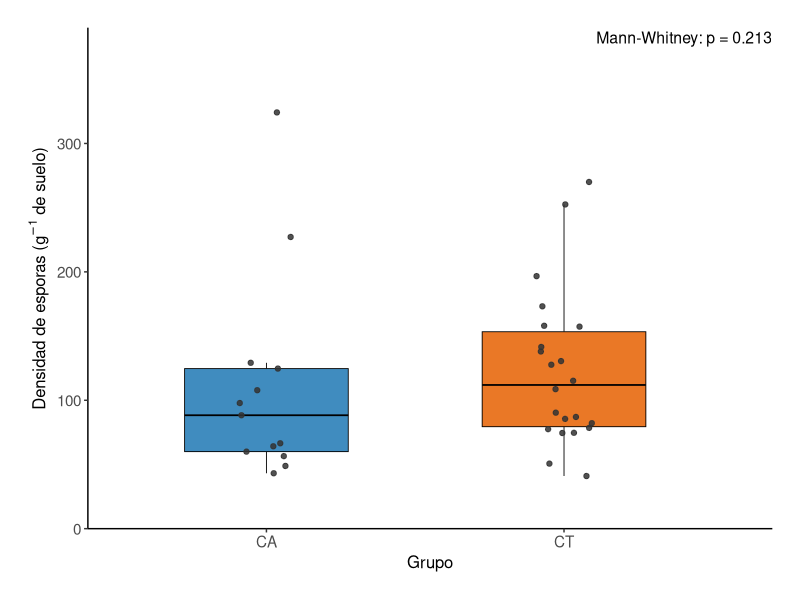
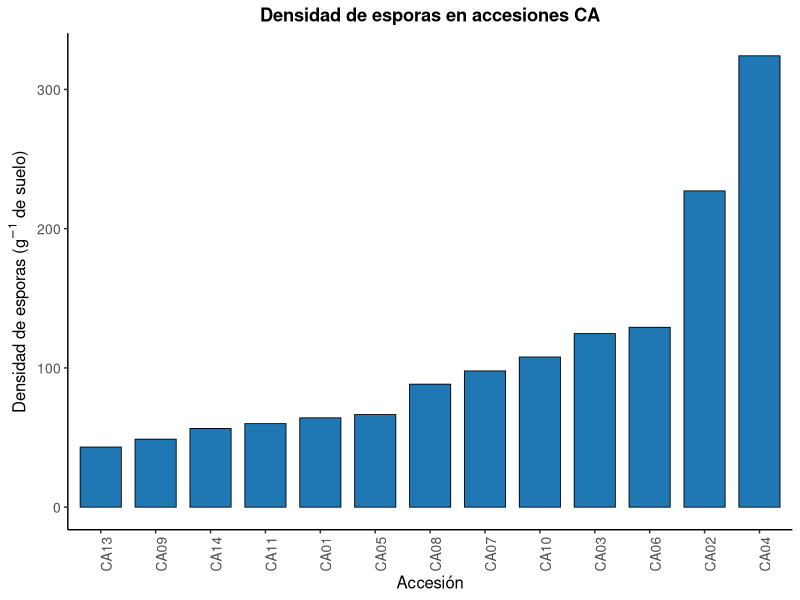
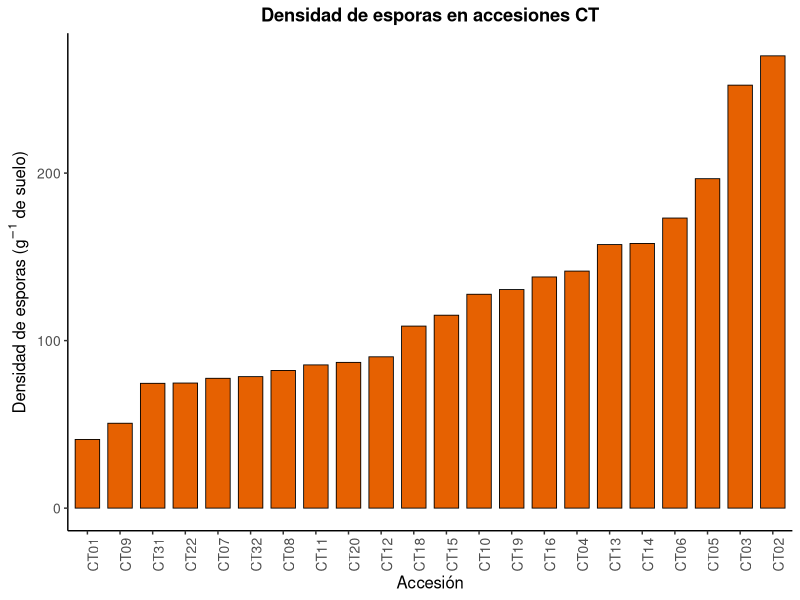
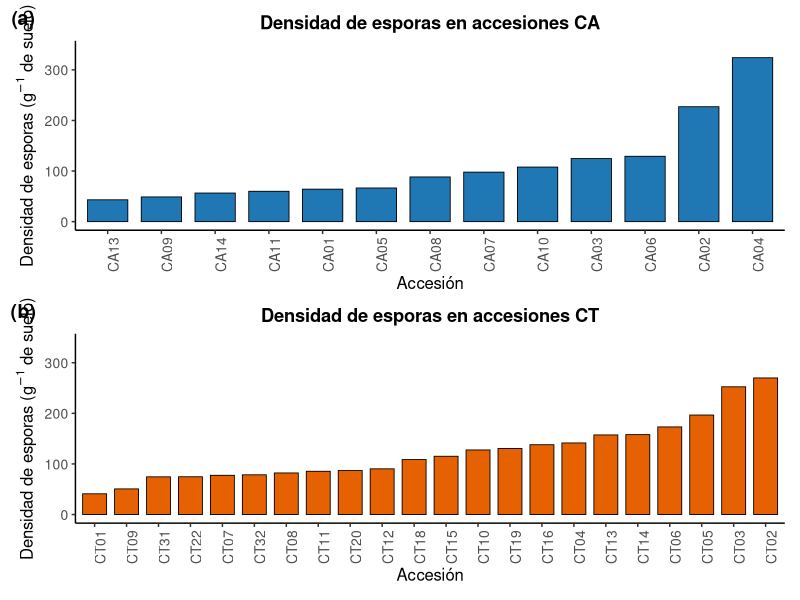
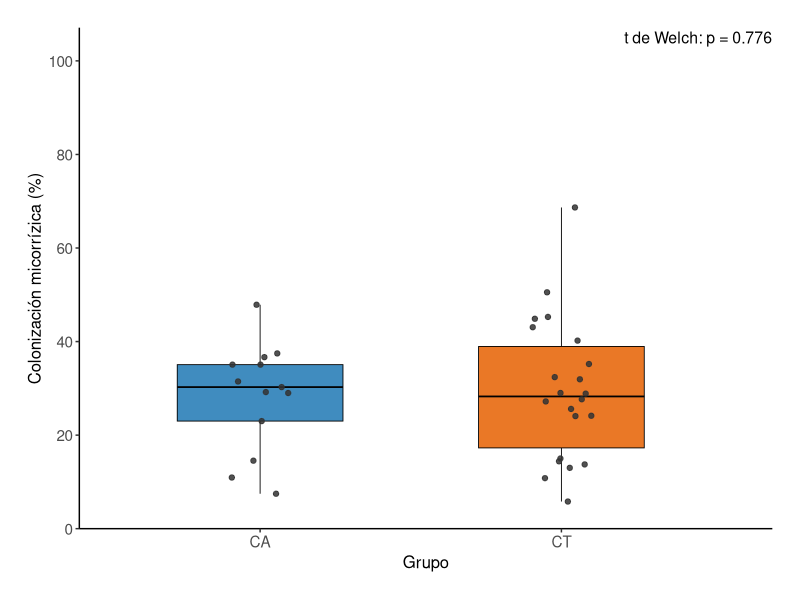
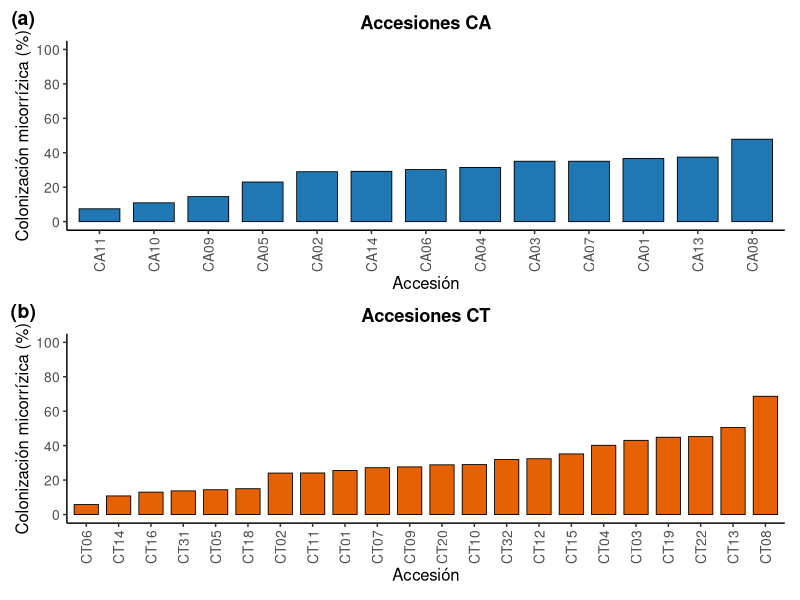
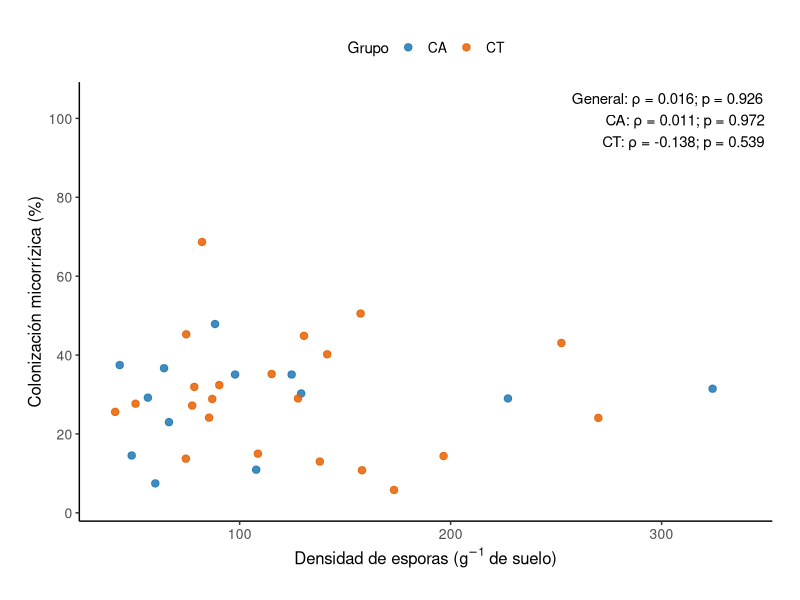
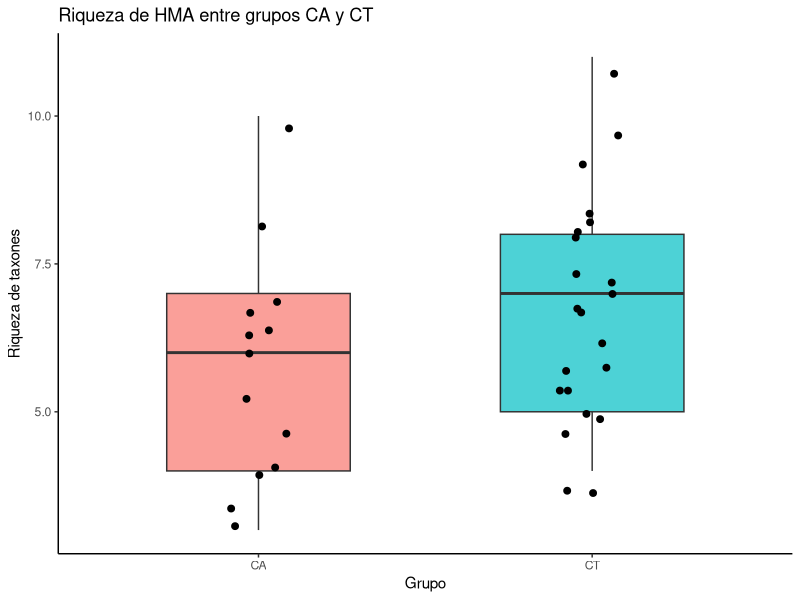

The R script that drew these images, in order:
## ---- chunk 1

library(readxl)
library(dplyr)
library(ggplot2)
library(readxl)
library(patchwork)
library(tidyverse)
library(readxl)
library(vegan)
## ---- chunk 2

datos <- read_excel("data/densidad de esporas procesar.xlsx", 
    sheet = "Total_por_accesion")
View(datos)


datos <- datos %>%
  mutate(
    Densidad_esporas_g = `Total de esporas` / 6
  )

datos

str(datos)

## ---- chunk 3


# Descriptivos generales
descriptivos_general <- datos %>%
  summarise(
    n = sum(!is.na(Densidad_esporas_g)),
    Media = mean(Densidad_esporas_g, na.rm = TRUE),
    DE = sd(Densidad_esporas_g, na.rm = TRUE),
    Mediana = median(Densidad_esporas_g, na.rm = TRUE),
    Minimo = min(Densidad_esporas_g, na.rm = TRUE),
    Maximo = max(Densidad_esporas_g, na.rm = TRUE)
  )

descriptivos_general


# Descriptivos por grupo
descriptivos_grupo <- datos %>%
  group_by(Grupo) %>%
  summarise(
    n = sum(!is.na(Densidad_esporas_g)),
    Media = mean(Densidad_esporas_g, na.rm = TRUE),
    DE = sd(Densidad_esporas_g, na.rm = TRUE),
    Mediana = median(Densidad_esporas_g, na.rm = TRUE),
    Minimo = min(Densidad_esporas_g, na.rm = TRUE),
    Maximo = max(Densidad_esporas_g, na.rm = TRUE)
  )

descriptivos_grupo

## ---- chunk 4

# Grupo CA
shapiro_CA <- shapiro.test(
  datos$Densidad_esporas_g[datos$Grupo == "CA"]
)

shapiro_CA


# Grupo CT
shapiro_CT <- shapiro.test(
  datos$Densidad_esporas_g[datos$Grupo == "CT"]
)

shapiro_CT

## ---- chunk 5

mann_whitney <- wilcox.test(
  Densidad_esporas_g ~ Grupo,
  data = datos,
  exact = FALSE
)

mann_whitney


## ---- chunk 6
colores_grupo <- c(
  "CA" = "#1F78B4",
  "CT" = "#E66101"
)
## ---- chunk 7

p_valor <- mann_whitney$p.value

etiqueta_p <- paste0(
  "Mann-Whitney: ",
  if (p_valor < 0.001) "p < 0.001" else paste0("p = ", sprintf("%.3f", p_valor))
)

limite_y <- max(datos$Densidad_esporas_g, na.rm = TRUE) * 1.18

fig_boxplot <- ggplot(
  datos,
  aes(
    x = Grupo,
    y = Densidad_esporas_g,
    fill = Grupo
  )
) +
  geom_boxplot(
    width = 0.55,
    outlier.shape = NA,
    alpha = 0.85,
    color = "black",
    linewidth = 0.3
  ) +
  geom_jitter(
    color = "gray20",
    width = 0.10,
    height = 0,
    size = 1.5,
    alpha = 0.85
  ) +
  annotate(
    "text",
    x = 2.7,
    y = limite_y,
    label = etiqueta_p,
    hjust = 1,
    size = 4
  ) +
  scale_fill_manual(values = colores_grupo) +
  scale_y_continuous(
    limits = c(0, limite_y),
    expand = expansion(mult = c(0, 0.02))
  ) +
  labs(
    x = "Grupo",
    y = expression(
      "Densidad de esporas (g"^{-1}*" de suelo)"
    )
  ) +
  coord_cartesian(clip = "off") +
  theme_classic() +
  theme(
    legend.position = "none",
    axis.title = element_text(size = 12),
    axis.text = element_text(size = 11),
    plot.margin = margin(20, 20, 20, 20)
  )

fig_boxplot



# Exportar

ggsave(
  filename = "manuscript/Figuras_Densidad_HMA/Figura_1_Boxplot_CA_vs_CT.tiff",
  plot = fig_boxplot,
  width = 16,
  height = 14,
  units = "cm",
  dpi = 600,
  compression = "lzw"
)

# ggsave(
#   filename = "manuscript/Figuras_Densidad_HMA/Figura_1_Boxplot_CA_vs_CT.pdf",
#   plot = fig_boxplot,
#   width = 16,
#   height = 14,
#   units = "cm",
#   device = cairo_pdf
# )

## ---- chunk 8

fig_CA <- ggplot(
  filter(datos, Grupo == "CA"),
  aes(
    x = reorder(Accesión, Densidad_esporas_g),
    y = Densidad_esporas_g
  )
) +
  geom_col(
    width = 0.75,
    fill = "#1F78B4",
    color = "black",
    linewidth = 0.3
  ) +
  labs(
    x = "Accesión",
    y = expression(
      "Densidad de esporas (g"^{-1}*" de suelo)"
    ),
    title = "Densidad de esporas en accesiones CA"
  ) +
  theme_classic() +
  theme(
    axis.text.x = element_text(
      angle = 90,
      hjust = 1
    ),
    plot.title = element_text(
      hjust = 0.5,
      face = "bold"
    ),
    axis.title = element_text(size = 12),
    axis.text = element_text(size = 10)
  )

fig_CA


# Exportar

# ggsave(
#   filename = "manuscript/Figuras_Densidad_HMA/Figura_2_Densidad_CA.tiff",
#   plot = fig_CA,
#   width = 22,
#   height = 15,
#   units = "cm",
#   dpi = 600,
#   compression = "lzw"
# )

# ggsave(
#   filename = "manuscript/Figuras_Densidad_HMA/Figura_2_Densidad_CA.pdf",
#   plot = fig_CA,
#   width = 22,
#   height = 15,
#   units = "cm",
#   device = cairo_pdf
# )

## ---- chunk 9

fig_CT <- ggplot(
  filter(datos, Grupo == "CT"),
  aes(
    x = reorder(Accesión, Densidad_esporas_g),
    y = Densidad_esporas_g
  )
) +
  geom_col(
    width = 0.75,
    fill = "#E66101",
    color = "black",
    linewidth = 0.3
  ) +
  labs(
    x = "Accesión",
    y = expression(
      "Densidad de esporas (g"^{-1}*" de suelo)"
    ),
    title = "Densidad de esporas en accesiones CT"
  ) +
  theme_classic() +
  theme(
    axis.text.x = element_text(
      angle = 90,
      hjust = 1
    ),
    plot.title = element_text(
      hjust = 0.5,
      face = "bold"
    ),
    axis.title = element_text(size = 12),
    axis.text = element_text(size = 10)
  )

fig_CT

# exportar

# ggsave(
#   filename = "manuscript/Figuras_Densidad_HMA/Figura_3_Densidad_CT.tiff",
#   plot = fig_CT,
#   width = 22,
#   height = 15,
#   units = "cm",
#   dpi = 600,
#   compression = "lzw"
# )

# ggsave(
#   filename = "manuscript/Figuras_Densidad_HMA/Figura_3_Densidad_CT.pdf",
#   plot = fig_CT,
#   width = 22,
#   height = 15,
#   units = "cm",
#   device = cairo_pdf
# )

## ---- chunk 10

# Establecer la misma escala del eje Y para ambas figuras
limite_y <- max(datos$Densidad_esporas_g, na.rm = TRUE) * 1.05

fig_CA_final <- fig_CA +
  coord_cartesian(ylim = c(0, limite_y))

fig_CT_final <- fig_CT +
  coord_cartesian(ylim = c(0, limite_y))


# Combinar figuras verticalmente
fig_combinada <- (
  fig_CA_final /
  fig_CT_final
) +
  plot_annotation(
    tag_levels = "a",
    tag_prefix = "(",
    tag_suffix = ")"
  ) &
  theme(
    plot.tag = element_text(
      face = "bold",
      size = 14
    ),
    plot.tag.position = c(0.01, 0.99)
  )

# Visualizar
fig_combinada


# Exportar figura combinada
ggsave(
  filename = "manuscript/Figuras_Densidad_HMA/Figura_2_Densidad_CA_CT.tiff",
  plot = fig_combinada,
  width = 22,
  height = 28,
  units = "cm",
  dpi = 600,
  compression = "lzw",
  bg = "white"
)

## ---- chunk 11

colonizacion <- read_excel(
  "data/base_datos_tincion.xlsx",
  sheet = "fb"
)

# Inspección inicial
head(colonizacion)
str(colonizacion)

## ---- chunk 12
colonizacion <- colonizacion %>%
  mutate(
    muestra = trimws(as.character(muestra)),
    repeticion = toupper(trimws(as.character(repeticion))),
    Accesión = gsub("_", "", muestra),
    Grupo = substr(Accesión, 1, 2)
  )

colonizacion %>%
  count(Grupo)

## ---- chunk 13
# Comprobar correspondencia con las accesiones de densidad de esporas.
accesiones_faltantes <- anti_join(
  datos %>% distinct(Accesión),
  colonizacion %>% distinct(Accesión),
  by = "Accesión"
)

accesiones_faltantes


# Conservar solo las accesiones comunes a ambos análisis.
colonizacion_35 <- colonizacion %>%
  semi_join(datos %>% distinct(Accesión), by = "Accesión")

# Comprobar 3 registros distintos y no faltantes por planta.
verificacion_repeticiones <- colonizacion_35 %>%
  group_by(Accesión, Grupo) %>%
  summarise(
    n_registros = n(),
    n_repeticiones = n_distinct(repeticion),
    repeticiones_correctas = setequal(repeticion, c("R1", "R2", "R3")),
    n_validos = sum(!is.na(porcentaje)),
    .groups = "drop"
  )

problemas_repeticiones <- verificacion_repeticiones %>%
  filter(n_registros != 3 | n_repeticiones != 3 | !repeticiones_correctas | n_validos != 3)

problemas_repeticiones

## ---- chunk 14
colonizacion_analisis <- colonizacion_35 %>%
  group_by(Accesión, Grupo) %>%
  summarise(
    Colonizacion = mean(porcentaje),
    .groups = "drop"
  ) %>%
  arrange(Grupo, Accesión)

# Verificar número de accesiones y distribución por grupo.
colonizacion_analisis %>% count(Grupo)
n_distinct(colonizacion_analisis$Accesión)

# Comprobar que no se perdieron accesiones ni existen valores ausentes.
stopifnot(
  nrow(colonizacion_analisis) == n_distinct(datos$Accesión),
  !anyNA(colonizacion_analisis$Colonizacion),
  all(colonizacion_analisis$Grupo %in% c("CA", "CT"))
)

colonizacion_analisis
## ---- chunk 15
descriptivos_general_col <- colonizacion_analisis %>%
  summarise(
    n = n(),
    Media = mean(Colonizacion),
    DE = sd(Colonizacion),
    Mediana = median(Colonizacion),
    Minimo = min(Colonizacion),
    Maximo = max(Colonizacion)
  )

descriptivos_general_col
## ---- chunk 16
descriptivos_grupo_col <- colonizacion_analisis %>%
  group_by(Grupo) %>%
  summarise(
    n = n(),
    Media = mean(Colonizacion),
    DE = sd(Colonizacion),
    Mediana = median(Colonizacion),
    Minimo = min(Colonizacion),
    Maximo = max(Colonizacion),
    .groups = "drop"
  )

descriptivos_grupo_col
## ---- chunk 17
shapiro_CA_col <- shapiro.test(
  colonizacion_analisis$Colonizacion[colonizacion_analisis$Grupo == "CA"]
)

shapiro_CT_col <- shapiro.test(
  colonizacion_analisis$Colonizacion[colonizacion_analisis$Grupo == "CT"]
)

shapiro_CA_col
shapiro_CT_col

# Tabla de resultados de Shapiro-Wilk
normalidad_col <- tibble(
  Grupo = c("CA", "CT"),
  W = c(unname(shapiro_CA_col$statistic), unname(shapiro_CT_col$statistic)),
  p_valor = c(shapiro_CA_col$p.value, shapiro_CT_col$p.value)
)

normalidad_col
## ---- chunk 18
comparacion_col <- t.test(
  Colonizacion ~ Grupo,
  data = colonizacion_analisis,
  var.equal = FALSE
)

comparacion_col
## ---- chunk 19
p_valor_col <- comparacion_col$p.value

etiqueta_p_col <- paste0(
  "t de Welch: ",
  if (p_valor_col < 0.001) "p < 0.001" else paste0("p = ", sprintf("%.3f", p_valor_col))
)

fig_boxplot_col <- ggplot(
  colonizacion_analisis,
  aes(x = Grupo, y = Colonizacion, fill = Grupo)
) +
  geom_boxplot(
    width = 0.55,
    alpha = 0.85,
    color = "black",
    linewidth = 0.3,
    outlier.shape = NA
  ) +
  geom_jitter(
    color = "gray20",         # color único más visible
    width = 0.10,
    height = 0,
    size = 1.5,
    alpha = 0.85
  ) +
  annotate(
    "text",
    x = 2.7,                 # mover a la derecha
    y = 105,                   # arriba, pero con margen
    label = etiqueta_p_col,
    hjust = 1,                # alinear hacia la derecha
    size = 4
  ) +
  scale_fill_manual(values = colores_grupo) +
  scale_y_continuous(
    limits = c(0, 105),       # más aire arriba
    breaks = seq(0, 100, 20),
    expand = expansion(mult = c(0, 0.02))
  ) +
  labs(
    x = "Grupo",
    y = "Colonización micorrízica (%)"
  ) +
  coord_cartesian(clip = "off") +
  theme_classic() +
  theme(
    legend.position = "none",
    axis.title = element_text(size = 12),
    axis.text = element_text(size = 11),
    plot.margin = margin(20, 20, 20, 20)   # más margen a la derecha
  )

fig_boxplot_col

## ---- chunk 20
crear_fig_accesiones_col <- function(grupo) {
  ggplot(
    filter(colonizacion_analisis, Grupo == grupo),
    aes(
      x = reorder(Accesión, Colonizacion),
      y = Colonizacion
    )
  ) +
    geom_col(
      width = 0.75,
      fill = colores_grupo[[grupo]],
      color = "black",
      linewidth = 0.3
    ) +
    scale_y_continuous(
      limits = c(0, 100),
      breaks = seq(0, 100, 20)
    ) +
    labs(
      x = "Accesión",
      y = "Colonización micorrízica (%)",
      title = paste("Accesiones", grupo)
    ) +
    theme_classic() +
    theme(
      axis.text.x = element_text(angle = 90, hjust = 1, vjust = 0.5),
      plot.title = element_text(hjust = 0.5, face = "bold"),
      axis.title = element_text(size = 12),
      axis.text = element_text(size = 10)
    )
}

# Crear los paneles
fig_CA_col <- crear_fig_accesiones_col("CA")
fig_CT_col <- crear_fig_accesiones_col("CT")

# Combinar figuras con las mismas dimensiones

fig_colonizacion <- (
  fig_CA_col / fig_CT_col
) +
  plot_layout(
    heights = c(1, 1)
  ) +
  plot_annotation(
    tag_levels = "a",
    tag_prefix = "(",
    tag_suffix = ")"
  ) &
  theme(
    plot.tag = element_text(
      face = "bold",
      size = 14
    ),
    plot.tag.position = c(0.01, 0.99)
  )

fig_colonizacion

## ---- chunk 21
# Figura 1: comparación entre grupos
ggsave(
  filename = "manuscript/Figuras_Colonizacion_HMA/Figura_1_Boxplot_Colonizacion_CA_vs_CT.tiff",
  plot = fig_boxplot_col,
  width = 16,
  height = 14,
  units = "cm",
  dpi = 600,
  compression = "lzw",
  bg = "white"
)


# Figura 2: accesiones CA y CT combinadas
ggsave(
  filename = "manuscript/Figuras_Colonizacion_HMA/Figura_2_Colonizacion_CA_CT.tiff",
  plot = fig_colonizacion,
  width = 22,
  height = 28,
  units = "cm",
  dpi = 600,
  compression = "lzw",
  bg = "white"
)


## ---- chunk 22

library(dplyr)

# Unir ambas bases mediante la accesión
datos_cor <- datos %>%
  select(Accesión, Grupo, Densidad_esporas_g) %>%
  inner_join(
    colonizacion_analisis %>%
      select(Accesión, Colonizacion),
    by = "Accesión"
  )

# Visualizar
View(datos_cor)

# Verificar número de observaciones
nrow(datos_cor)

# Verificar estructura
str(datos_cor)

## ---- chunk 23

# Correlación general
cor_general <- cor.test(
  datos_cor$Densidad_esporas_g,
  datos_cor$Colonizacion,
  method = "spearman",
  exact = FALSE
)

cor_general


# Correlación grupo CA
cor_CA <- cor.test(
  datos_cor$Densidad_esporas_g[datos_cor$Grupo == "CA"],
  datos_cor$Colonizacion[datos_cor$Grupo == "CA"],
  method = "spearman",
  exact = FALSE
)

cor_CA


# Correlación grupo CT
cor_CT <- cor.test(
  datos_cor$Densidad_esporas_g[datos_cor$Grupo == "CT"],
  datos_cor$Colonizacion[datos_cor$Grupo == "CT"],
  method = "spearman",
  exact = FALSE
)

cor_CT

## ---- chunk 24

# General
rho_general <- unname(cor_general$estimate)
p_general <- cor_general$p.value

# CA
rho_CA <- unname(cor_CA$estimate)
p_CA <- cor_CA$p.value

# CT
rho_CT <- unname(cor_CT$estimate)
p_CT <- cor_CT$p.value


# Tabla resumen
resultados_cor <- data.frame(
  Grupo = c("General", "CA", "CT"),
  n = c(
    nrow(datos_cor),
    sum(datos_cor$Grupo == "CA"),
    sum(datos_cor$Grupo == "CT")
  ),
  Rho = c(rho_general, rho_CA, rho_CT),
  p_valor = c(p_general, p_CA, p_CT)
)

resultados_cor

## ---- chunk 25

# Formatear valores p
formato_p <- function(p) {
  if (p < 0.001) {
    return("p < 0.001")
  }
  paste0("p = ", sprintf("%.3f", p))
}

# Etiquetas estadísticas
etiqueta_cor <- paste0(
  "General: \u03c1 = ", sprintf("%.3f", rho_general),
  "; ", formato_p(p_general),
  "\nCA: \u03c1 = ", sprintf("%.3f", rho_CA),
  "; ", formato_p(p_CA),
  "\nCT: \u03c1 = ", sprintf("%.3f", rho_CT),
  "; ", formato_p(p_CT)
)

# Crear figura
fig_correlacion <- ggplot(
  datos_cor,
  aes(
    x = Densidad_esporas_g,
    y = Colonizacion,
    color = Grupo
  )
) +
  geom_point(
    size = 2.2,     # puntos más pequeños
    alpha = 0.85
  ) +
  annotate(
    "text",
    x = Inf,
    y = Inf,
    label = etiqueta_cor,
    hjust = 1.05,
    vjust = 1.2,
    size = 3.8
  ) +
  scale_color_manual(
    values = c(
      "CA" = "#1F78B4",
      "CT" = "#E66101"
    )
  ) +
  scale_x_continuous(
    expand = expansion(mult = c(0.06, 0.10))
  ) +
  scale_y_continuous(
    limits = c(0, 105),
    breaks = seq(0, 100, 20),
    expand = expansion(mult = c(0.02, 0.04))
  ) +
  labs(
    x = expression(
      "Densidad de esporas (g"^{-1}*
      " de suelo)"
    ),
    y = "Colonización micorrízica (%)",
    color = "Grupo"
  ) +
  coord_cartesian(clip = "off") +
  theme_classic() +
  theme(
    axis.title = element_text(size = 12),
    axis.text = element_text(size = 10),
    legend.position = "top",              # leyenda arriba
    legend.direction = "horizontal",
    legend.title = element_text(size = 11),
    legend.text = element_text(size = 10),
    plot.margin = margin(20, 20, 20, 20) # más márgenes
  )

fig_correlacion

## ---- chunk 26

# Crear carpeta
carpeta <- "manuscript/Figuras_Correlacion_HMA"

dir.create(
  carpeta,
  recursive = TRUE,
  showWarnings = FALSE
)

# Exportar TIFF
ggsave(
  filename = file.path(
    carpeta,
    "Figura_Correlacion_Densidad_vs_Colonizacion.tiff"
  ),
  plot = fig_correlacion,
  width = 18,
  height = 14,
  units = "cm",
  dpi = 600,
  compression = "lzw",
  bg = "white"
)

# Exportar PNG
# ggsave(
#   filename = file.path(
#     carpeta,
#     "Figura_Correlacion_Densidad_vs_Colonizacion.png"
#   ),
#   plot = fig_correlacion,
#   width = 18,
#   height = 14,
#   units = "cm",
#   dpi = 600,
#   bg = "white"
# )

## ---- chunk 27

datos_alfa <- read_excel("data/base de datos ordenada para procesar.xlsx", 
    sheet = "fb")

# Revisar estructura
str(datos_alfa)


datos_alfa <- datos_alfa %>%
  mutate(
    taxon = paste(genero, especie)
  )
## ---- chunk 28
tabla_taxon <- datos_alfa %>%
  group_by(accesion, taxon) %>%
  summarise(
    abundancia = sum(cantidad, na.rm = TRUE),
    .groups = "drop"
  )
## ---- chunk 29
matriz_taxon <- tabla_taxon %>%
  pivot_wider(
    names_from = taxon,
    values_from = abundancia,
    values_fill = 0
  ) %>%
  column_to_rownames("accesion") %>%
  as.matrix()
## ---- chunk 30
metadata <- datos_alfa %>%
  distinct(accesion, grupo)

metadata <- metadata[
  match(
    rownames(matriz_taxon),
    metadata$accesion
  ),
]

# Verificar correspondencia
all(
  rownames(matriz_taxon) ==
    metadata$accesion
)
## ---- chunk 31
abundancia_total <- rowSums(
  matriz_taxon,
  na.rm = TRUE
)
## ---- chunk 32
riqueza <- specnumber(
  matriz_taxon
)
## ---- chunk 33
shannon <- diversity(
  matriz_taxon,
  index = "shannon"
)
## ---- chunk 34
simpson <- diversity(
  matriz_taxon,
  index = "simpson"
)
## ---- chunk 35
diversidad_alfa <- data.frame(
  accesion = rownames(matriz_taxon),
  grupo = metadata$grupo,
  abundancia_total = abundancia_total,
  riqueza = riqueza,
  shannon = shannon,
  simpson = simpson
)

diversidad_alfa
## ---- chunk 36
resumen_diversidad <- diversidad_alfa %>%
  group_by(grupo) %>%
  summarise(
    n = n(),

    riqueza_media = mean(
      riqueza,
      na.rm = TRUE
    ),
    riqueza_sd = sd(
      riqueza,
      na.rm = TRUE
    ),

    shannon_media = mean(
      shannon,
      na.rm = TRUE
    ),
    shannon_sd = sd(
      shannon,
      na.rm = TRUE
    ),

    simpson_media = mean(
      simpson,
      na.rm = TRUE
    ),
    simpson_sd = sd(
      simpson,
      na.rm = TRUE
    ),

    abundancia_media = mean(
      abundancia_total,
      na.rm = TRUE
    ),
    abundancia_sd = sd(
      abundancia_total,
      na.rm = TRUE
    ),

    .groups = "drop"
  )

print(resumen_diversidad)

## ---- chunk 37
fig_riqueza <- ggplot(
  diversidad_alfa,
  aes(
    x = grupo,
    y = riqueza,
    fill = grupo
  )
) +
  geom_boxplot(
    width = 0.55,
    alpha = 0.7,
    outlier.shape = NA
  ) +
  geom_jitter(
    width = 0.10,
    size = 2
  ) +
  labs(
    x = "Grupo",
    y = "Riqueza de taxones",
    title = "Riqueza de HMA entre grupos CA y CT"
  ) +
  theme_classic() +
  theme(
    legend.position = "none"
  )

fig_riqueza

## ---- chunk 38
fig_shannon <- ggplot(
  diversidad_alfa,
  aes(
    x = grupo,
    y = shannon,
    fill = grupo
  )
) +
  geom_boxplot(
    width = 0.55,
    alpha = 0.7,
    outlier.shape = NA
  ) +
  geom_jitter(
    width = 0.10,
    size = 2
  ) +
  labs(
    x = "Grupo",
    y = "Índice de Shannon (H')",
    title = "Diversidad de Shannon de HMA entre grupos CA y CT"
  ) +
  theme_classic() +
  theme(
    legend.position = "none"
  )

fig_shannon
## ---- chunk 39
fig_simpson <- ggplot(
  diversidad_alfa,
  aes(
    x = grupo,
    y = simpson,
    fill = grupo
  )
) +
  geom_boxplot(
    width = 0.55,
    alpha = 0.7,
    outlier.shape = NA
  ) +
  geom_jitter(
    width = 0.10,
    size = 2
  ) +
  labs(
    x = "Grupo",
    y = "Índice de Simpson (1 - D)",
    title = "Diversidad de Simpson de HMA entre grupos CA y CT"
  ) +
  theme_classic() +
  theme(
    legend.position = "none"
  )

fig_simpson

## ---- chunk 40
normalidad <- diversidad_alfa %>%
  group_by(grupo) %>%
  summarise(
    p_riqueza =
      shapiro.test(riqueza)$p.value,

    p_shannon =
      shapiro.test(shannon)$p.value,

    p_simpson =
      shapiro.test(simpson)$p.value,

    .groups = "drop"
  )

print(normalidad)

## ---- chunk 41
mw_riqueza <- wilcox.test(
  riqueza ~ grupo,
  data = diversidad_alfa,
  exact = FALSE
)

mw_shannon <- wilcox.test(
  shannon ~ grupo,
  data = diversidad_alfa,
  exact = FALSE
)

mw_simpson <- wilcox.test(
  simpson ~ grupo,
  data = diversidad_alfa,
  exact = FALSE
)

mw_riqueza
mw_shannon
mw_simpson


## ---- chunk 42
resumen_final <- diversidad_alfa %>%
  group_by(grupo) %>%
  summarise(
    n = n(),

    riqueza_mediana =
      median(riqueza, na.rm = TRUE),

    shannon_mediana =
      median(shannon, na.rm = TRUE),

    simpson_mediana =
      median(simpson, na.rm = TRUE),

    riqueza_media =
      mean(riqueza, na.rm = TRUE),

    shannon_media =
      mean(shannon, na.rm = TRUE),

    simpson_media =
      mean(simpson, na.rm = TRUE),

    .groups = "drop"
  )

print(
  resumen_final,
  width = Inf
)
## ---- chunk 43
datos_alfa <- datos_alfa %>%
  mutate(
    taxon = paste(genero, especie)
  )

## ---- chunk 44
tabla_taxon <- datos_alfa %>%
  group_by(accesion, taxon) %>%
  summarise(
    abundancia = sum(cantidad),
    .groups = "drop"
  )

## ---- chunk 45
matriz_taxon <- tabla_taxon %>%
  pivot_wider(
    names_from = taxon,
    values_from = abundancia,
    values_fill = 0
  ) %>%
  column_to_rownames("accesion") %>%
  as.matrix()
## ---- chunk 46
metadata <- datos_alfa %>%
  distinct(accesion, grupo)

metadata <- metadata[
  match(rownames(matriz_taxon), metadata$accesion),
]

## ---- chunk 47
matriz_rel <- matriz_taxon / rowSums(matriz_taxon)
## ---- chunk 48
dist_bray <- vegdist(
  matriz_rel,
  method = "bray"
)

## ---- chunk 49
pcoa <- cmdscale(
  dist_bray,
  eig = TRUE,
  k = 2,
  add = TRUE
)
## ---- chunk 50
var_exp <- pcoa$eig[pcoa$eig > 0] /
  sum(pcoa$eig[pcoa$eig > 0]) * 100

## ---- chunk 51
pcoa_df <- data.frame(
  accesion = rownames(pcoa$points),
  PCoA1 = pcoa$points[, 1],
  PCoA2 = pcoa$points[, 2]
) %>%
  left_join(
    metadata,
    by = "accesion"
  )
print(var_exp[1:2])

## ---- chunk 52
ggplot(
  pcoa_df,
  aes(
    x = PCoA1,
    y = PCoA2,
    color = grupo
  )
) +
  geom_point(
    size = 3,
    alpha = 0.85
  ) +
  labs(
    x = paste0(
      "PCoA1 (",
      round(var_exp[1], 1),
      "%)"
    ),
    y = paste0(
      "PCoA2 (",
      round(var_exp[2], 1),
      "%)"
    ),
    color = "Grupo",
    title = "PCoA de la composición de HMA entre accesiones"
  ) +
  theme_classic() +
  theme(
    plot.title = element_text(
      hjust = 0.5,
      face = "bold"
    )
  )
## ---- chunk 53
permanova <- adonis2(
  dist_bray ~ grupo,
  data = metadata,
  permutations = 999
)

print(permanova)
## ---- chunk 54
dispersion <- betadisper(
  dist_bray,
  group = metadata$grupo
)

anova(dispersion)

permutest(
  dispersion,
  permutations = 999
)

## ---- chunk 55
simper_result <- simper(
  matriz_rel,
  group = metadata$grupo,
  permutations = 999
)

summary(simper_result)
## ---- chunk 56
simper_result <- simper(
  matriz_rel,
  group = metadata$grupo,
  permutations = 999
)

## ---- chunk 57
simper_CA_CT <- summary(simper_result)$CA_CT

tabla_simper <- as.data.frame(simper_CA_CT)

tabla_simper$taxon <- rownames(tabla_simper)

tabla_simper <- tabla_simper %>%
  select(
    taxon,
    average,
    sd,
    ratio,
    ava,
    avb,
    cumsum,
    p
  )

View(tabla_simper)

n_70 <- which(tabla_simper$cumsum >= 0.70)[1]

simper_70 <- tabla_simper[1:n_70, ]

print(simper_70)
